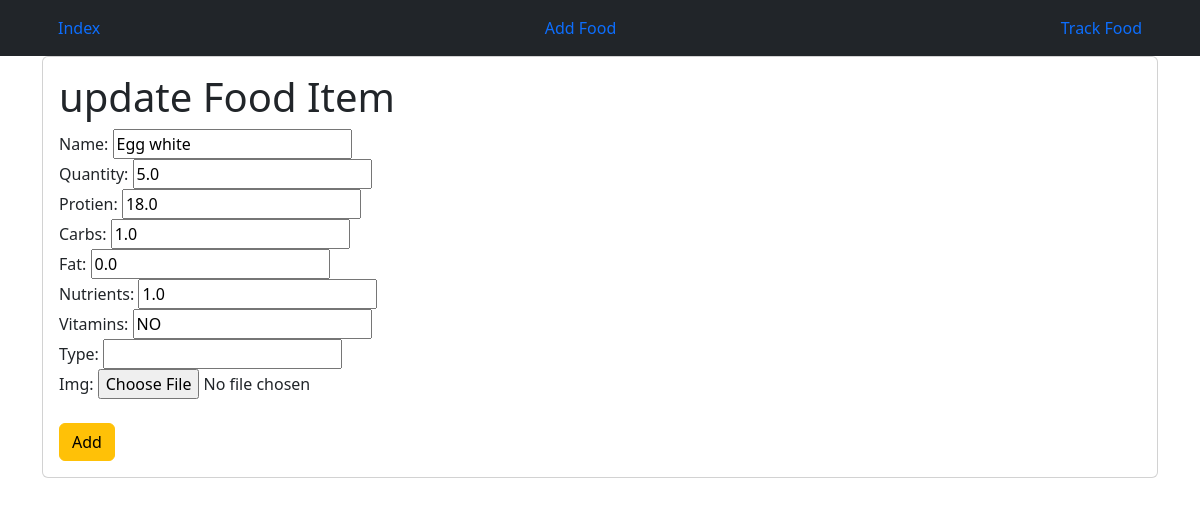
The page /update/8 on the database its author committed.
### calapp/models.py (models this page shows, shortened)
class finalmodel(models.Model):
    name=models.CharField( max_length=50)
    quantity= models.FloatField()
    protien=models.FloatField()
    carbs=models.FloatField()
    fat=models.FloatField()
    nutrients=models.FloatField()
    vitamins= models.CharField(max_length=50)

### calapp/views.py (the view)
# urls.py: path('update/<int:pk>',views.upd,name='upd')
def upd(request,pk):
    res = finalmodel.objects.get(id=pk)
    if request.method=='POST':
        form7 = addcalform(request.POST,instance=res)
        if form7.is_valid():
            form7.save()
    res = finalmodel.objects.get(id=pk)
    form7 = addcalform(instance=res)
    return render(request,'up.html',{'form7':form7})

### calapp/forms.py
class addcalform(forms.ModelForm):
    class Meta:
        model=calmodel
        fields="__all__"

### templates/up.html (shortened to what this page needs)
{% extends 'base.html' %}
{% block content %}
    <div class="container">
        <div class="jumbotron">
            <div class="card card-body">
              <h1>update Food Item</h1>
              <form action="" method="POST">
                  {{ form7 }}
                  <br>
                  <input type="submit" value="Add" class="btn btn-warning">
              </form>
            </div>
        </div>
    </div>
{% endblock %}

### rows shown on the page
finalmodel: name "Egg white", quantity "5.0", protien "18.0", carbs "1.0", fat "0.0", nutrients "1.0", vitamins "NO"
